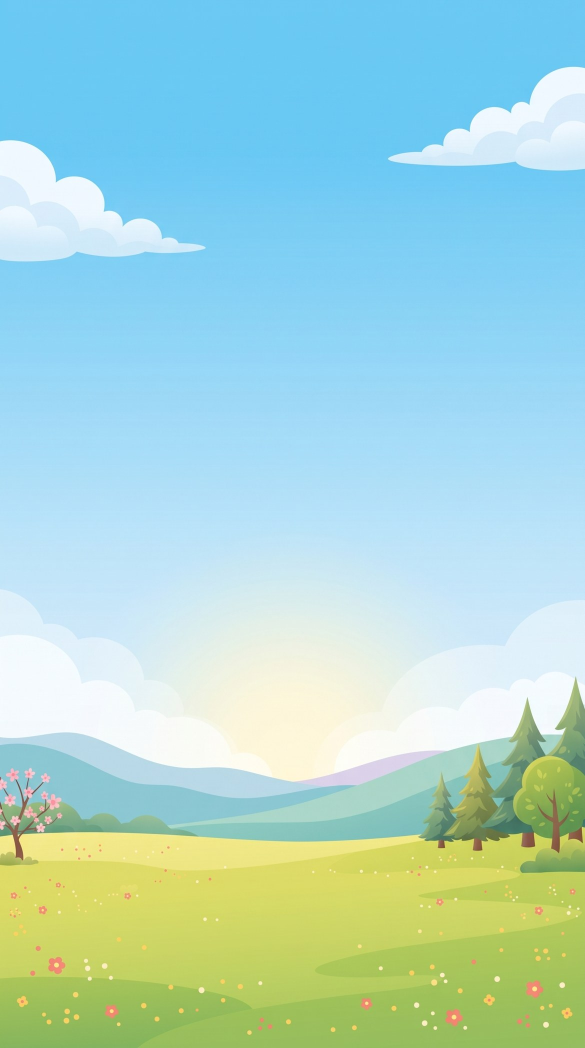
#> input picture assets/splash/lingo-bg.jpg, 1170 x 2096 px (shown at 1/2 size)
$ python video01.py
#> lines starting #> are read from the running program, lines starting #| are printed output that depends on the picture
"""TikTok video #1 (15 sn, 1080x1920, 30 fps): Lumi + 'kelimeye dokun, Türkçesi gelsin' demosu.
Kare kare PIL ile çizilir, ffmpeg ile MP4'e çevrilir. Müzik TikTok'ta eklenir (dosyada ses yok).
"""
import json
import math
import pathlib
import subprocess

from PIL import Image, ImageDraw, ImageFont

ROOT = pathlib.Path(__file__).resolve().parent
M = ROOT.parent
REPO = M.parent
A = REPO / "assets"
RAW = M / "screenshots" / "raw"
OUT = ROOT / "out" / "video01"
FR = OUT / "frames"
FR.mkdir(parents=True, exist_ok=True)

W, H, FPS, DUR = 1080, 1920, 30, 15.0
NAVY = (20, 36, 79)
AMBER = (255, 201, 74)
FONT = REPO / "node_modules/@expo-google-fonts/gabarito/800ExtraBold/Gabarito_800ExtraBold.ttf"
FONT7 = REPO / "node_modules/@expo-google-fonts/gabarito/700Bold/Gabarito_700Bold.ttf"


def font(size, bold=True):
    return ImageFont.truetype(str(FONT if bold else FONT7), size)


# --- varlıklar ---
bg = Image.open(A / "splash" / "lingo-bg.jpg").convert("RGB")
#> bg is the input picture: PIL image 1170x2096 RGB; mean R, G, B 169.3, 214.5, 209.7
s = max(W / bg.width, H / bg.height)
#> s = 0.923
bg = bg.resize((int(bg.width * s), int(bg.height * s)), Image.LANCZOS)
#> bg: PIL image 1080x1934 RGB
bg = bg.crop(((bg.width - W) // 2, (bg.height - H) // 2, (bg.width - W) // 2 + W, (bg.height - H) // 2 + H))
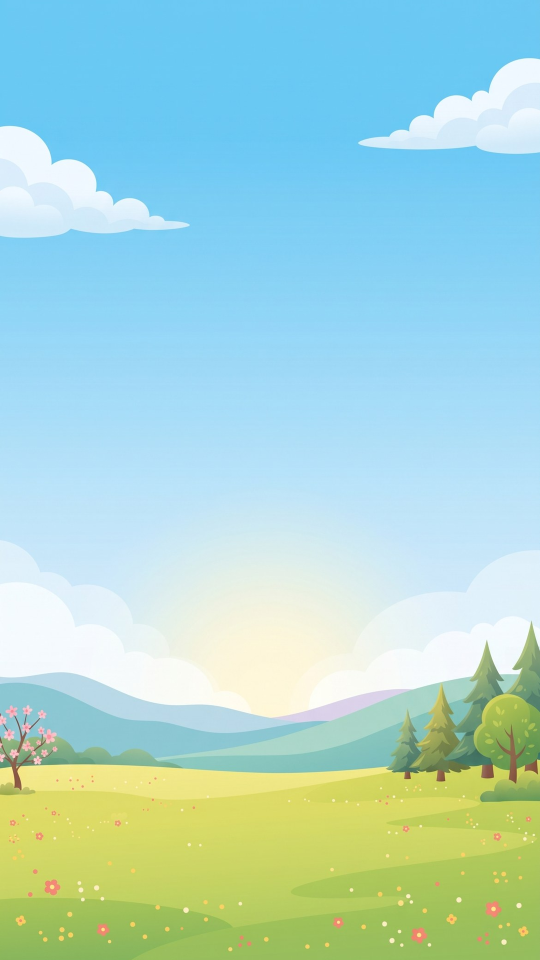
#> bg: PIL image 1080x1920 RGB (shown at 1/2 size); mean R, G, B 169.6, 214.7, 210

#> (the run stopped early here; a loop or call above may not have finished)
